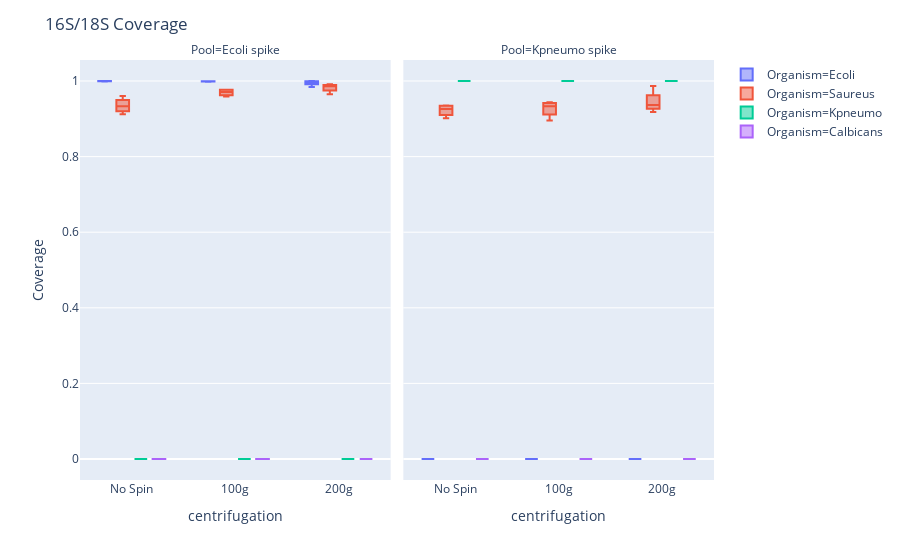

Notebook code cell kept with this figure:
### Code cell
fig = px.box(merged_melt, x='centrifugation', y='Coverage', color='Organism',
             facet_col='Pool', category_orders={'centrifugation': ['No Spin', '100g', '200g']})
fig.update_layout(height=700,title='16S/18S Coverage')
fig.show()

### Figure 1 — Plotly figure (JSON) as saved in the notebook; plotly's stock layout.template omitted (floating-point values rounded to 4 significant figures)
{"data": [{"alignmentgroup": "True", "hoverlabel": {"namelength": 0}, "hovertemplate": "Organism=Ecoli<br>Pool=Ecoli spike<br>centrifugation=%{x}<br>Coverage=%{y}", "legendgroup": "Organism=Ecoli", "marker": {"color": "#636efa"}, "name": "Organism=Ecoli", "notched": false, "offsetgroup": "Organism=Ecoli", "orientation": "v", "showlegend": true, "type": "box", "x": ["No Spin", "No Spin", "No Spin", "No Spin", "200g", "200g", "200g", "200g", "100g", "100g", "100g", "100g"], "x0": " ", "xaxis": "x", "y": [0.9998, 1, 0.9998, 0.9989, 0.9989, 0.9989, 1, 0.9841, 0.9996, 0.9996, 0.9982, 0.9996], "y0": " ", "yaxis": "y"}, {"alignmentgroup": "True", "hoverlabel": {"namelength": 0}, "hovertemplate": "Organism=Ecoli<br>Pool=Kpneumo spike<br>centrifugation=%{x}<br>Coverage=%{y}", "legendgroup": "Organism=Ecoli", "marker": {"color": "#636efa"}, "name": "Organism=Ecoli", "notched": false, "offsetgroup": "Organism=Ecoli", "orientation": "v", "showlegend": false, "type": "box", "x": ["No Spin", "No Spin", "No Spin", "No Spin", "200g", "200g", "200g", "200g", "100g", "100g", "100g", "100g"], "x0": " ", "xaxis": "x2", "y": [0, 0, 0, 0, 0, 0, 0, 0, 0, 0, 0, 0], "y0": " ", "yaxis": "y2"}, {"alignmentgroup": "True", "hoverlabel": {"namelength": 0}, "hovertemplate": "Organism=Saureus<br>Pool=Ecoli spike<br>centrifugation=%{x}<br>Coverage=%{y}", "legendgroup": "Organism=Saureus", "marker": {"color": "#EF553B"}, "name": "Organism=Saureus", "notched": false, "offsetgroup": "Organism=Saureus", "orientation": "v", "showlegend": true, "type": "box", "x": ["No Spin", "No Spin", "No Spin", "No Spin", "200g", "200g", "200g", "200g", "100g", "100g", "100g", "100g"], "x0": " ", "xaxis": "x", "y": [0.912, 0.928, 0.9605, 0.9387, 0.984, 0.9652, 0.9876, 0.9917, 0.9591, 0.9768, 0.9763, 0.9658], "y0": " ", "yaxis": "y"}, {"alignmentgroup": "True", "hoverlabel": {"namelength": 0}, "hovertemplate": "Organism=Saureus<br>Pool=Kpneumo spike<br>centrifugation=%{x}<br>Coverage=%{y}", "legendgroup": "Organism=Saureus", "marker": {"color": "#EF553B"}, "name": "Organism=Saureus", "notched": false, "offsetgroup": "Organism=Saureus", "orientation": "v", "showlegend": false, "type": "box", "x": ["No Spin", "No Spin", "No Spin", "No Spin", "200g", "200g", "200g", "200g", "100g", "100g", "100g", "100g"], "x0": " ", "xaxis": "x2", "y": [0.9354, 0.9335, 0.9015, 0.918, 0.9865, 0.9384, 0.918, 0.9346, 0.944, 0.8957, 0.9269, 0.939], "y0": " ", "yaxis": "y2"}, {"alignmentgroup": "True", "hoverlabel": {"namelength": 0}, "hovertemplate": "Organism=Kpneumo<br>Pool=Ecoli spike<br>centrifugation=%{x}<br>Coverage=%{y}", "legendgroup": "Organism=Kpneumo", "marker": {"color": "#00cc96"}, "name": "Organism=Kpneumo", "notched": false, "offsetgroup": "Organism=Kpneumo", "orientation": "v", "showlegend": true, "type": "box", "x": ["No Spin", "No Spin", "No Spin", "No Spin", "200g", "200g", "200g", "200g", "100g", "100g", "100g", "100g"], "x0": " ", "xaxis": "x", "y": [0, 0, 0, 0, 0, 0, 0, 0, 0, 0, 0, 0], "y0": " ", "yaxis": "y"}, {"alignmentgroup": "True", "hoverlabel": {"namelength": 0}, "hovertemplate": "Organism=Kpneumo<br>Pool=Kpneumo spike<br>centrifugation=%{x}<br>Coverage=%{y}", "legendgroup": "Organism=Kpneumo", "marker": {"color": "#00cc96"}, "name": "Organism=Kpneumo", "notched": false, "offsetgroup": "Organism=Kpneumo", "orientation": "v", "showlegend": false, "type": "box", "x": ["No Spin", "No Spin", "No Spin", "No Spin", "200g", "200g", "200g", "200g", "100g", "100g", "100g", "100g"], "x0": " ", "xaxis": "x2", "y": [1, 1, 1, 1, 1, 1, 1, 1, 1, 1, 1, 1], "y0": " ", "yaxis": "y2"}, {"alignmentgroup": "True", "hoverlabel": {"namelength": 0}, "hovertemplate": "Organism=Calbicans<br>Pool=Ecoli spike<br>centrifugation=%{x}<br>Coverage=%{y}", "legendgroup": "Organism=Calbicans", "marker": {"color": "#ab63fa"}, "name": "Organism=Calbicans", "notched": false, "offsetgroup": "Organism=Calbicans", "orientation": "v", "showlegend": true, "type": "box", "x": ["No Spin", "No Spin", "No Spin", "No Spin", "200g", "200g", "200g", "200g", "100g", "100g", "100g", "100g"], "x0": " ", "xaxis": "x", "y": [0, 0, 0.0002544, 0, 0, 0, 0, 0, 0.0002544, 0, 0, 0], "y0": " ", "yaxis": "y"}, {"alignmentgroup": "True", "hoverlabel": {"namelength": 0}, "hovertemplate": "Organism=Calbicans<br>Pool=Kpneumo spike<br>centrifugation=%{x}<br>Coverage=%{y}", "legendgroup": "Organism=Calbicans", "marker": {"color": "#ab63fa"}, "name": "Organism=Calbicans", "notched": false, "offsetgroup": "Organism=Calbicans", "orientation": "v", "showlegend": false, "type": "box", "x": ["No Spin", "No Spin", "No Spin", "No Spin", "200g", "200g", "200g", "200g", "100g", "100g", "100g", "100g"], "x0": " ", "xaxis": "x2", "y": [0, 0, 0, 0, 0, 0, 0, 0, 0, 0, 0, 0], "y0": " ", "yaxis": "y2"}], "layout": {"annotations": [{"font": {}, "showarrow": false, "text": "Pool=Ecoli spike", "x": 0.245, "xanchor": "center", "xref": "paper", "y": 1, "yanchor": "bottom", "yref": "paper"}, {"font": {}, "showarrow": false, "text": "Pool=Kpneumo spike", "x": 0.755, "xanchor": "center", "xref": "paper", "y": 1, "yanchor": "bottom", "yref": "paper"}], "autosize": true, "boxmode": "group", "legend": {"tracegroupgap": 0}, "margin": {"t": 60}, "title": {"text": "16S/18S Coverage"}, "xaxis": {"anchor": "y", "autorange": true, "categoryarray": ["No Spin", "100g", "200g"], "categoryorder": "array", "domain": [0, 0.49], "range": [-0.5, 2.5], "title": {"text": "centrifugation"}, "type": "category"}, "xaxis2": {"anchor": "y2", "autorange": true, "categoryarray": ["No Spin", "100g", "200g"], "categoryorder": "array", "domain": [0.51, 1], "matches": "x", "range": [-0.5, 2.5], "title": {"text": "centrifugation"}, "type": "category"}, "yaxis": {"anchor": "x", "autorange": true, "domain": [0, 1], "range": [-0.05556, 1.056], "title": {"text": "Coverage"}, "type": "linear"}, "yaxis2": {"anchor": "x2", "autorange": true, "domain": [0, 1], "matches": "y", "range": [-0.05556, 1.056], "showticklabels": false, "type": "linear"}}}
